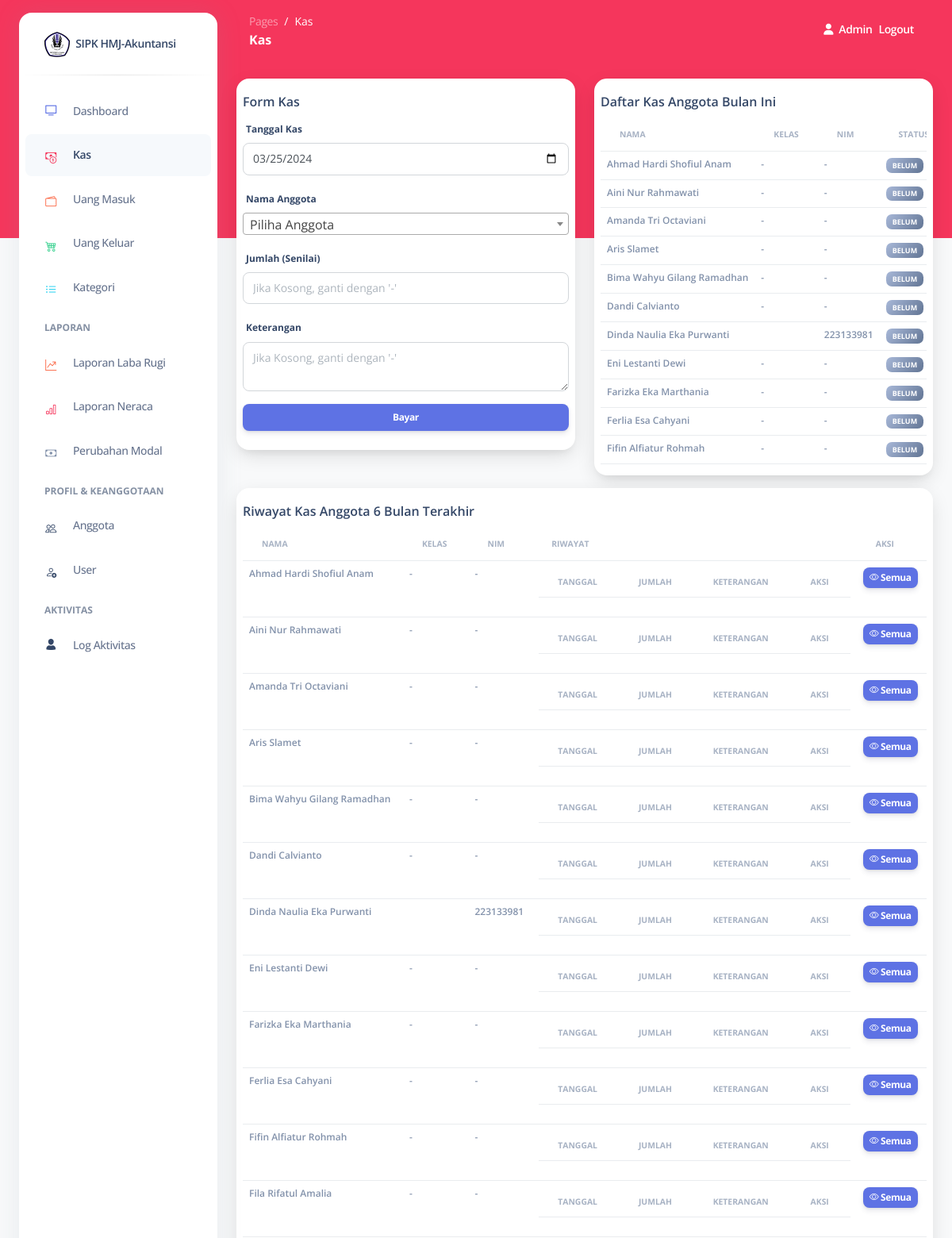
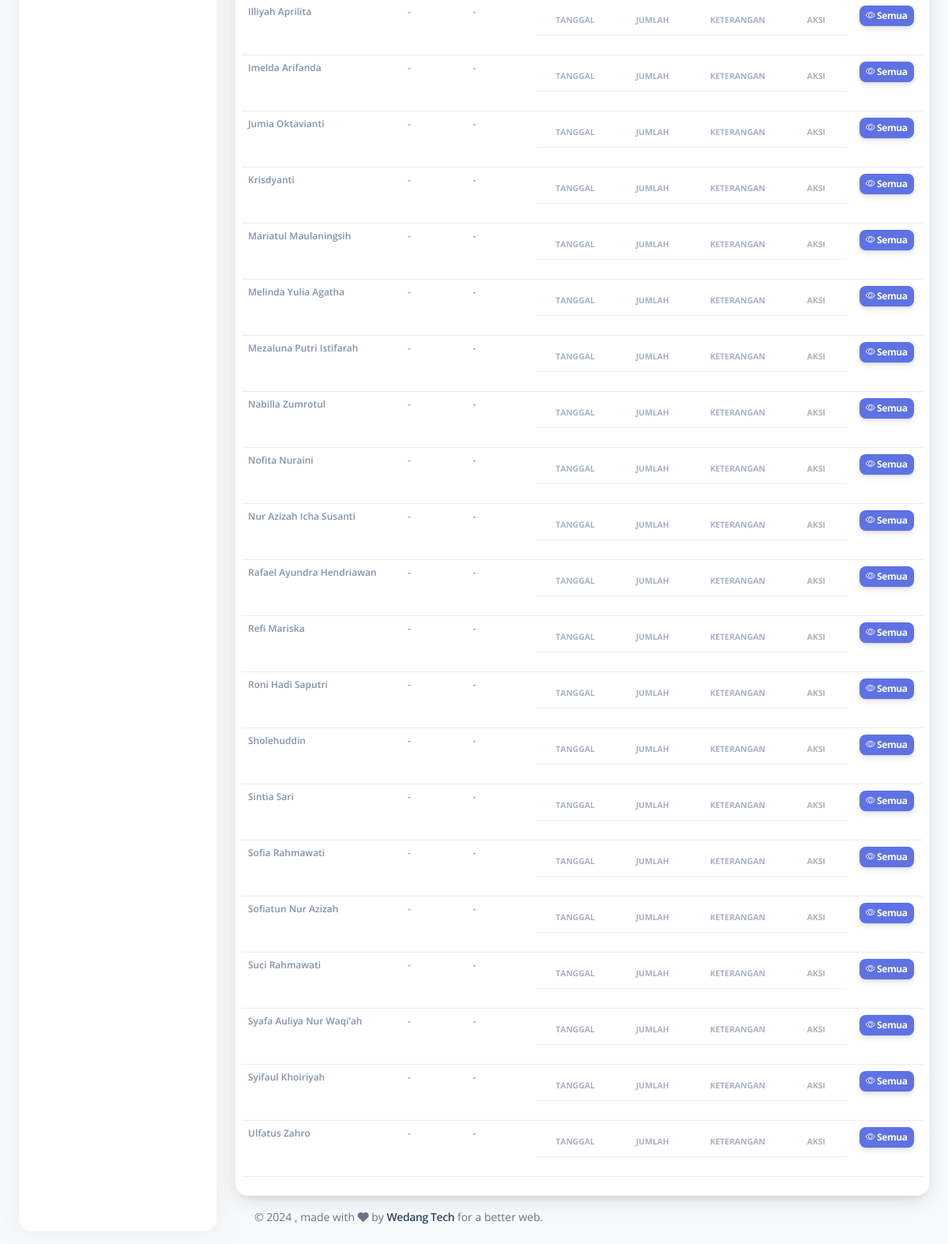
The app's page /index.php?hal=kas (signed in) with its own data (2 pictures, top to bottom).
### tables this page shows
CREATE TABLE `anggota` (
  `id_anggota` int(11) NOT NULL,
  `nama_anggota` text NOT NULL,
  `kelas_anggota` text NOT NULL,
  `nim_anggota` varchar(50) NOT NULL,
  `alamat_anggota` text NOT NULL,
  `wa` varchar(15) NOT NULL,
  `created_at` datetime NOT NULL DEFAULT current_timestamp(),
  `updated_at` datetime NOT NULL DEFAULT '0000-00-00 00:00:00' ON UPDATE current_timestamp()
);

### pages/kas.php (the view, shortened to what this page needs)
<link rel="stylesheet" href="https://cdn.datatables.net/1.13.4/css/jquery.dataTables.css" />
<link rel="stylesheet" href="https://cdn.datatables.net/buttons/2.4.1/css/buttons.dataTables.min.css" />
<link href="https://cdn.jsdelivr.net/npm/select2@4.1.0-rc.0/dist/css/select2.min.css" rel="stylesheet" />
<?php if(!isset($_GET['anggota'])){?>
    <div class="row">
        <div class="col-md-6 h-100 mb-3">
            <div class="card p-2 h-100 pt-3 shadow-lg" style="height: 500px;">
                <h6 class="mb-2">Form Kas</h6>
                <form method="post">
                    <div class="form-group">
                        <label for="example-text-input" class="form-control-label">Tanggal Kas</label>
                        <input class="form-control" type="date" required value="<?= date('Y-m-d')?>" placeholder="Jika Kosong, ganti dengan '-'" name="tgl_kas" >
                    </div>
                    <div class="form-group">
                        <label for="example-text-input" class="form-control-label">Nama Anggota</label><br>
                            <?php
                                $getAnggota = $con->query("SELECT * FROM anggota ORDER BY nama_anggota ASC");
                            ?>
                    </div>
                    <div class="form-group">
                        <label for="example-text-input" class="form-control-label">Jumlah (Senilai)</label>
                        <input class="form-control" required type="number" placeholder="Jika Kosong, ganti dengan '-'" name="jumlah" >
                    </div>
                    <div class="form-group">
                        <label for="example-text-input" class="form-control-label">Keterangan</label>
                        <textarea name="keterangan_kas" class="form-control" placeholder="Jika Kosong, ganti dengan '-'"></textarea>
                    </div>
                    <button class="btn btn-sm btn-primary w-100" name="bayar">Bayar</button>
                </form>
            </div>
        </div>
        <div class="col-md-6 h-100 mb-3">
            <div class="card p-2 h-100 pt-3 shadow-lg" style="max-height: 500px;">
                <h6 class="mb-2">Daftar Kas Anggota Bulan Ini</h6>
                <div class="table-responsive">
                    <table class="table" id="myTable">
                        <thead>
                            <tr>
                                <th class="text-uppercase text-secondary text-xxs font-weight-bolder opacity-7">Nama</th>
                                <th class="text-uppercase text-secondary text-xxs font-weight-bolder opacity-7">Kelas</th>
                                <th class="text-uppercase text-secondary text-xxs font-weight-bolder opacity-7">NIM</th>
                                <th class="text-uppercase text-secondary text-xxs font-weight-bolder opacity-7">Status</th>
                            </tr>
                        </thead>
                        <tbody>
                            <?php
                                foreach ($getAnggota as $data) {
                            ?>
                                <tr>
                                    <td class="text-secondary text-xs font-weight-bold"><?= $data['nama_anggota']?></td>
                                    <td class="text-secondary text-xs font-weight-bold"><?= $data['kelas_anggota']?></td>
                                    <td class="text-secondary text-xs font-weight-bold"><?= $data['nim_anggota']?></td>
                                    <td class="text-secondary text-xs font-weight-bold">
                                        <?php
                                            $bulanIni = date('m-Y');
                                            $status = $con->query("SELECT *, COUNT(*) as jumlah FROM kas WHERE anggota_id = '$data[id_anggota]' AND DATE_FORMAT(tgl_kas, '%m-%Y')  = '$bulanIni'")->fetch_assoc();
                                            if($status['jumlah'] != 0){
                                                $class = 'success';
                                                $text_class = 'Selesai';
                                            }else{
                                                $text_class = 'Belum';
                                                $class = 'secondary';
                                            }
                                        ?>
                                        <span class="badge badge-sm bg-gradient-<?= $class?>"><?= $text_class?></span>
                                    </td>
                                </tr>
                            <?php }?>
                        </tbody>
                    </table>
                </div>
            </div>
        </div>
        <div class="col-md-12">
            <div class="card p-2 pt-3 shadow-lg">
                <h6 class="mb-2">Riwayat Kas Anggota 6 Bulan Terakhir</h6>
                <div class="table-responsive">
                    <table class="table" id="myTableRiwayat">
                        <thead>
                            <tr>
                                <th class="text-uppercase text-secondary text-xxs font-weight-bolder opacity-7">Nama</th>
                                <th class="text-uppercase text-secondary text-xxs font-weight-bolder opacity-7">Kelas</th>
                                <th class="text-uppercase text-secondary text-xxs font-weight-bolder opacity-7">NIM</th>
                                <th class="text-uppercase text-secondary text-xxs font-weight-bolder opacity-7">Riwayat</th>
                                <th class="text-uppercase text-secondary text-xxs font-weight-bolder opacity-7">Aksi</th>
                            </tr>
                        </thead>
                        <tbody>
                            <?php
                                foreach ($getAnggota as $data) {
                            ?>
                                <tr>
                                    <td class="text-secondary text-xs font-weight-bold"><?= $data['nama_anggota']?></td>
                                    <td class="text-secondary text-xs font-weight-bold"><?= $data['kelas_anggota']?></td>
                                    <td class="text-secondary text-xs font-weight-bold"><?= $data['nim_anggota']?></td>
                                    <td class="text-secondary text-xs font-weight-bold">
                                        <div style="max-height: 150px;" class="table-responsive">
                                            <table class="table" id="myTable<?= $data['id_anggota']?>">
                                                <thead>
                                                    <tr>
                                                        <th class="text-uppercase text-secondary text-xxs font-weight-bolder opacity-7">Tanggal</th>
                                                        <th class="text-uppercase text-secondary text-xxs font-weight-bolder opacity-7">Jumlah</th>
                                                        <th class="text-uppercase text-secondary text-xxs font-weight-bolder opacity-7">Keterangan</th>
                                                        <th class="text-uppercase text-secondary text-xxs font-weight-bolder opacity-7">Aksi</th>
                                                    </tr>
                                                </thead>
                                            </table>
                                        </div>
                                    </td>
                                    <td>
                                        <a href="index.php?hal=kas&anggota=<?= $data['id_anggota']?>" class="btn btn-primary" style="--bs-btn-padding-y: .25rem; --bs-btn-padding-x: .5rem; --bs-btn-font-size: .75rem;"><i class="bi bi-eye"></i> Semua</a>
                                    </td>
                                </tr>
                            <?php }?>
                        </tbody>
                    </table>
                </div>
            </div>
        </div>
    </div>
<?php }?>

### records on screen
anggota: nama_anggota "Ahmad Hardi Shofiul Anam", kelas_anggota "-", nim_anggota "-", text_class "BELUM"
anggota: nama_anggota "Aini Nur Rahmawati", kelas_anggota "-", nim_anggota "-", text_class "BELUM"
anggota: nama_anggota "Amanda Tri Octaviani", kelas_anggota "-", nim_anggota "-", text_class "BELUM"
anggota: nama_anggota "Aris Slamet", kelas_anggota "-", nim_anggota "-", text_class "BELUM"
anggota: nama_anggota "Bima Wahyu Gilang Ramadhan", kelas_anggota "-", nim_anggota "-", text_class "BELUM"
anggota: nama_anggota "Dandi Calvianto", kelas_anggota "-", nim_anggota "-", text_class "BELUM"
anggota: nama_anggota "Dinda Naulia Eka Purwanti", nim_anggota "223133981", text_class "BELUM"
anggota: nama_anggota "Eni Lestanti Dewi", kelas_anggota "-", nim_anggota "-", text_class "BELUM"
anggota: nama_anggota "Farizka Eka Marthania", kelas_anggota "-", nim_anggota "-", text_class "BELUM"
anggota: nama_anggota "Ferlia Esa Cahyani", kelas_anggota "-", nim_anggota "-", text_class "BELUM"
anggota: nama_anggota "Fifin Alfiatur Rohmah", kelas_anggota "-", nim_anggota "-", text_class "BELUM"
anggota: nama_anggota "Fila Rifatul Amalia", kelas_anggota "-", nim_anggota "-"
anggota: nama_anggota "Illiyah Aprilita", kelas_anggota "-", nim_anggota "-"
anggota: nama_anggota "Imelda Arifanda", kelas_anggota "-", nim_anggota "-"
anggota: nama_anggota "Jumia Oktavianti", kelas_anggota "-", nim_anggota "-"
anggota: nama_anggota "Krisdyanti", kelas_anggota "-", nim_anggota "-"
anggota: nama_anggota "Mariatul Maulaningsih", kelas_anggota "-", nim_anggota "-"
anggota: nama_anggota "Melinda Yulia Agatha", kelas_anggota "-", nim_anggota "-"
anggota: nama_anggota "Mezaluna Putri Istifarah", kelas_anggota "-", nim_anggota "-"
anggota: nama_anggota "Nabilla Zumrotul", kelas_anggota "-", nim_anggota "-"
anggota: nama_anggota "Nofita Nuraini", kelas_anggota "-", nim_anggota "-"
anggota: nama_anggota "Nur Azizah Icha Susanti", kelas_anggota "-", nim_anggota "-"
anggota: nama_anggota "Rafael Ayundra Hendriawan", kelas_anggota "-", nim_anggota "-"
anggota: nama_anggota "Refi Mariska", kelas_anggota "-", nim_anggota "-"
anggota: nama_anggota "Roni Hadi Saputri", kelas_anggota "-", nim_anggota "-"
anggota: nama_anggota "Sholehuddin", kelas_anggota "-", nim_anggota "-"
anggota: nama_anggota "Sintia Sari", kelas_anggota "-", nim_anggota "-"
anggota: nama_anggota "Sofia Rahmawati", kelas_anggota "-", nim_anggota "-"
anggota: nama_anggota "Sofiatun Nur Azizah", kelas_anggota "-", nim_anggota "-"
anggota: nama_anggota "Suci Rahmawati", kelas_anggota "-", nim_anggota "-"
anggota: nama_anggota "Syafa Auliya Nur Waqi’ah", kelas_anggota "-", nim_anggota "-"
anggota: nama_anggota "Syifaul Khoiriyah", kelas_anggota "-", nim_anggota "-"
anggota: nama_anggota "Ulfatus Zahro", kelas_anggota "-", nim_anggota "-"

### other values on screen
str_replace("-", " ", $_GET['hal']) "Kas"
$_SESSION['admin']['username'] "Admin"
